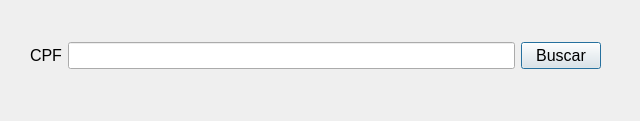
<?xml version="1.0" encoding="UTF-8"?>
<ui version="4.0">
 <class>delMedico</class>
 <widget class="QDialog" name="delMedico">
  <property name="geometry">
   <rect>
    <x>0</x>
    <y>0</y>
    <width>640</width>
    <height>121</height>
   </rect>
  </property>
  <property name="windowTitle">
   <string>Dialog</string>
  </property>
  <widget class="QWidget" name="layoutWidget">
   <property name="geometry">
    <rect>
     <x>30</x>
     <y>20</y>
     <width>571</width>
     <height>71</height>
    </rect>
   </property>
   <layout class="QVBoxLayout" name="verticalLayout">
    <item>
     <layout class="QHBoxLayout" name="horizontalLayout_2">
      <item>
       <widget class="QLabel" name="label_2">
        <property name="font">
         <font>
          <pointsize>12</pointsize>
         </font>
        </property>
        <property name="text">
         <string>CPF</string>
        </property>
       </widget>
      </item>
      <item>
       <widget class="QLineEdit" name="leCPF">
        <property name="font">
         <font>
          <pointsize>12</pointsize>
         </font>
        </property>
        <property name="maxLength">
         <number>11</number>
        </property>
       </widget>
      </item>
      <item>
       <widget class="QPushButton" name="btBuscar">
        <property name="font">
         <font>
          <pointsize>12</pointsize>
         </font>
        </property>
        <property name="text">
         <string>Buscar</string>
        </property>
       </widget>
      </item>
     </layout>
    </item>
   </layout>
  </widget>
 </widget>
 <resources/>
 <connections/>
</ui>
